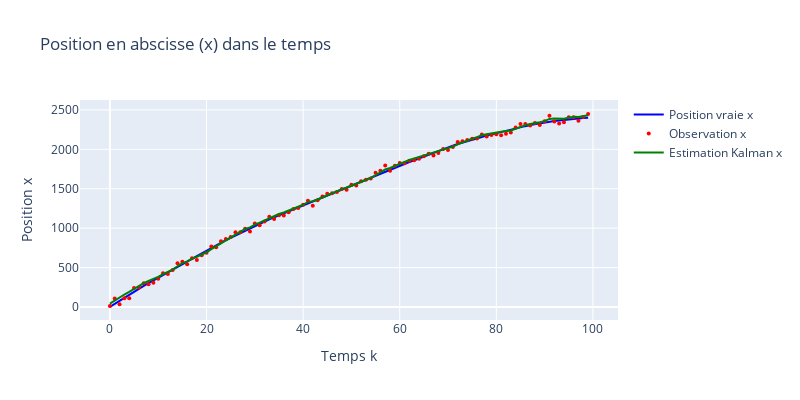
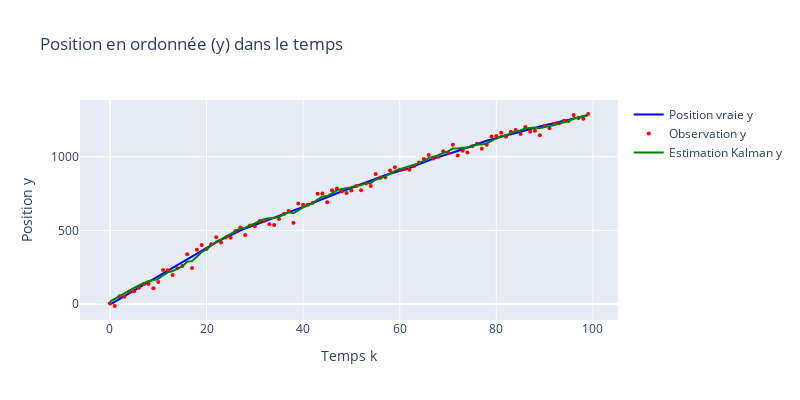
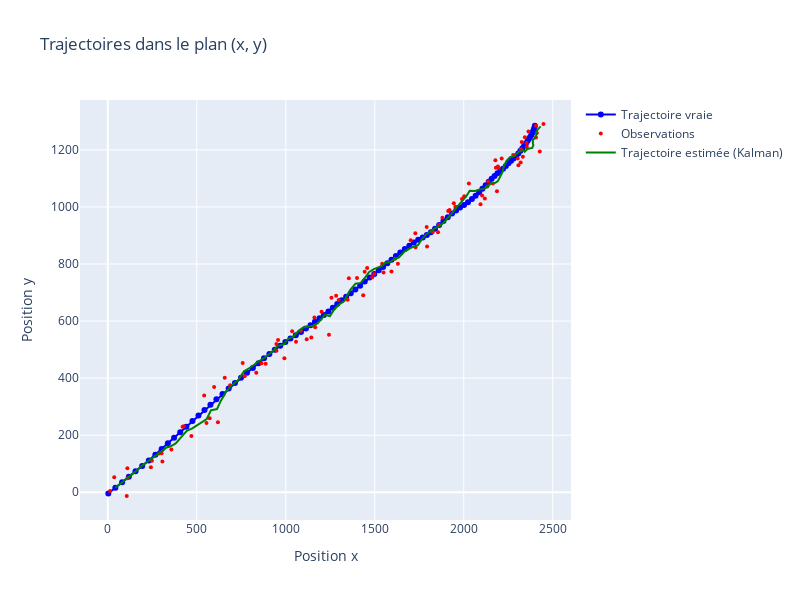

Notebook code cell kept with these figures, in order:
### Code cell
temps = np.arange(T)

# --- 1. Position en abscisse (x) ---
fig_x = go.Figure()
fig_x.add_trace(go.Scatter(x=temps, y=x[0], mode='lines', name='Position vraie x', line=dict(color='blue')))
fig_x.add_trace(go.Scatter(x=temps, y=y[0], mode='markers', name='Observation x', marker=dict(color='red', size=4)))
fig_x.add_trace(go.Scatter(x=temps, y=x_est[0], mode='lines', name='Estimation Kalman x', line=dict(color='green')))

fig_x.update_layout(
    title='Position en abscisse (x) dans le temps',
    xaxis_title='Temps k',
    yaxis_title='Position x',
    width=800,
    height=400
)
fig_x.show()

# --- 2. Position en ordonnée (y) ---
fig_y = go.Figure()
fig_y.add_trace(go.Scatter(x=temps, y=x[2], mode='lines', name='Position vraie y', line=dict(color='blue')))
fig_y.add_trace(go.Scatter(x=temps, y=y[1], mode='markers', name='Observation y', marker=dict(color='red', size=4)))
fig_y.add_trace(go.Scatter(x=temps, y=x_est[2], mode='lines', name='Estimation Kalman y', line=dict(color='green')))

fig_y.update_layout(
    title='Position en ordonnée (y) dans le temps',
    xaxis_title='Temps k',
    yaxis_title='Position y',
    width=800,
    height=400
)
fig_y.show()

# --- 3. Trajectoires dans le plan (x, y) ---
fig_xy = go.Figure()
fig_xy.add_trace(go.Scatter(x=x[0], y=x[2], mode='lines+markers', name='Trajectoire vraie', line=dict(color='blue')))
fig_xy.add_trace(go.Scatter(x=y[0], y=y[1], mode='markers', name='Observations', marker=dict(color='red', size=4)))
fig_xy.add_trace(go.Scatter(x=x_est[0], y=x_est[2], mode='lines', name='Trajectoire estimée (Kalman)', line=dict(color='green')))

fig_xy.update_layout(
    title='Trajectoires dans le plan (x, y)',
    xaxis_title='Position x',
    yaxis_title='Position y',
    width=800,
    height=600
)
fig_xy.show()
